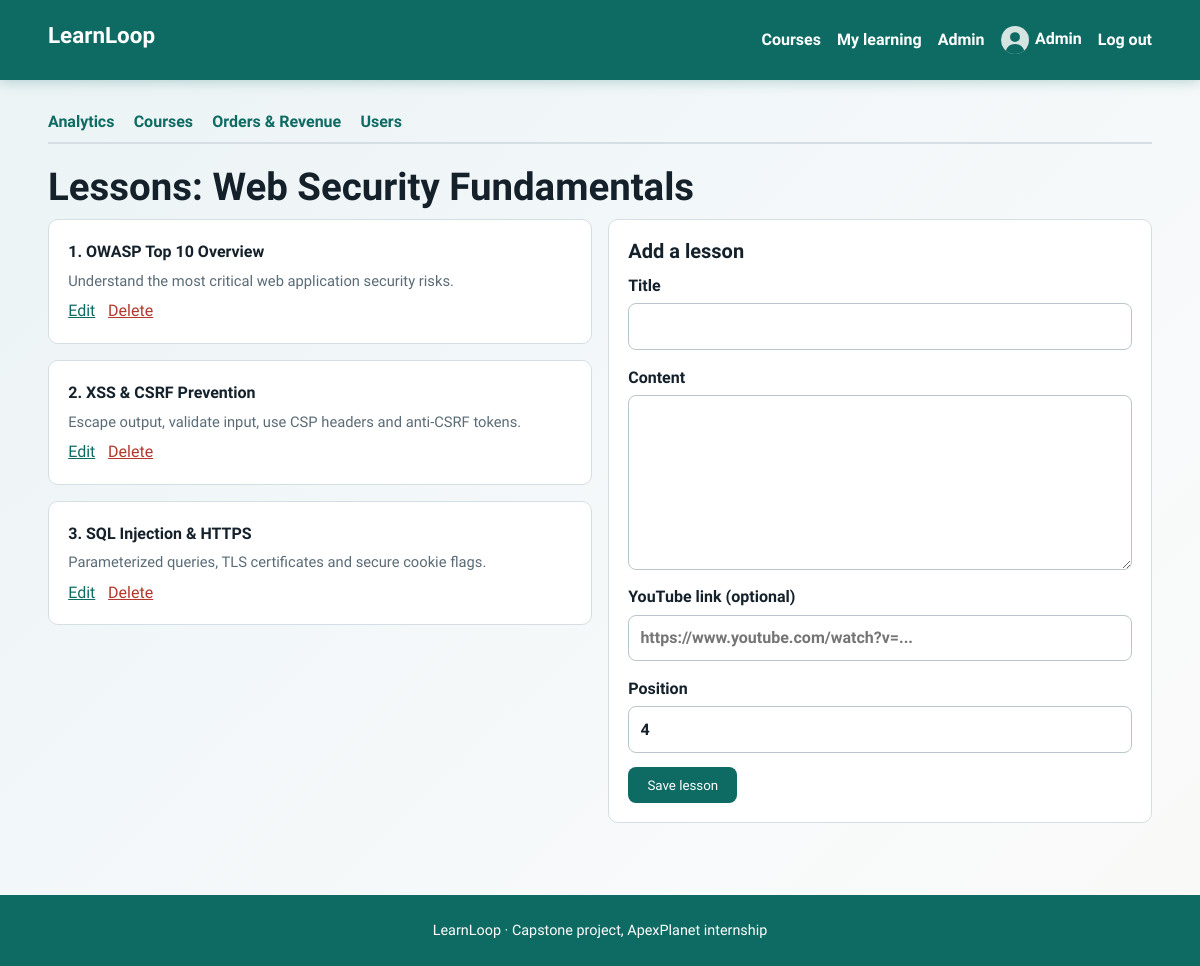
Page /admin/lessons.php?course_id=24 (signed in) on the committed database.
### tables this page shows
CREATE TABLE users (
  id INT AUTO_INCREMENT PRIMARY KEY,
  name VARCHAR(80) NOT NULL,
  email VARCHAR(120) NOT NULL UNIQUE,
  password VARCHAR(255) NOT NULL,
  role ENUM('student','admin') NOT NULL DEFAULT 'student',
  avatar VARCHAR(120) DEFAULT NULL,
  bio VARCHAR(300) DEFAULT NULL,
  is_verified TINYINT(1) NOT NULL DEFAULT 0,
  created_at TIMESTAMP DEFAULT CURRENT_TIMESTAMP
);

CREATE TABLE courses (
  id INT AUTO_INCREMENT PRIMARY KEY,
  title VARCHAR(120) NOT NULL,
  description TEXT NOT NULL,
  category_id INT NOT NULL,
  level ENUM('Beginner','Intermediate','Advanced') NOT NULL DEFAULT 'Beginner',
  instructor VARCHAR(80) NOT NULL,
  duration_hours DECIMAL(4,1) NOT NULL DEFAULT 1.0,
  price DECIMAL(8,2) NOT NULL DEFAULT 499.00,
  original_price DECIMAL(8,2) NOT NULL DEFAULT 1999.00,
  image VARCHAR(255) DEFAULT NULL,
  rating DECIMAL(2,1) NOT NULL DEFAULT 4.7,
  rating_count INT NOT NULL DEFAULT 1850,
  badge VARCHAR(30) DEFAULT 'Bestseller',
  created_at TIMESTAMP DEFAULT CURRENT_TIMESTAMP,
  FOREIGN KEY (category_id) REFERENCES categories(id),
  FULLTEXT KEY ft_courses (title, description)
);

CREATE TABLE lessons (
  id INT AUTO_INCREMENT PRIMARY KEY,
  course_id INT NOT NULL,
  title VARCHAR(120) NOT NULL,
  content TEXT NOT NULL,
  video_url VARCHAR(255) DEFAULT NULL,
  position INT NOT NULL DEFAULT 1,
  FOREIGN KEY (course_id) REFERENCES courses(id) ON DELETE CASCADE
);

### includes/functions.php (called while the page is built, shortened)
<?php
function db(): PDO {
    static $pdo = null;
    if ($pdo === null) {
        try {
            $pdo = new PDO('mysql:host=' . DB_HOST . ';dbname=' . DB_NAME . ';charset=utf8mb4', DB_USER, DB_PASS, [
                PDO::ATTR_ERRMODE => PDO::ERRMODE_EXCEPTION,
                PDO::ATTR_DEFAULT_FETCH_MODE => PDO::FETCH_ASSOC,
                PDO::ATTR_EMULATE_PREPARES => false,
                PDO::ATTR_TIMEOUT => 3,
            ]);
            return $pdo;
        } catch (PDOException $firstError) {
        }
        $pdo = null;
        die('<div style="font-family:sans-serif;padding:2rem;max-width:600px;margin:2rem auto;border:1px solid #e2e8f0;border-radius:8px;background:#fff5f5;color:#9b2c2c;">'
            . '<h2 style="margin-top:0;">Database Connection Error</h2>'
            . '<p><strong>' . htmlspecialchars($firstError->getMessage()) . '</strong></p>'
            . '<p style="color:#4a5568;">MariaDB auto-start was attempted but the server did not become ready in time.</p>'
            . '<p style="color:#4a5568;">Please make sure MariaDB is installed at <code>C:\Program Files\MariaDB 13.0\</code> and try refreshing the page.</p>'
            . '</div>');
    }
    return $pdo;
}
function e($v): string { return htmlspecialchars((string)$v, ENT_QUOTES, 'UTF-8'); }
function current_user(): ?array {
    static $user = false;
    if ($user === false) {
        $user = null;
        if (!empty($_SESSION['uid'])) {
            $s = db()->prepare('SELECT id,name,email,role,avatar,bio,created_at FROM users WHERE id=? AND is_verified=1');
            $s->execute([$_SESSION['uid']]);
            $user = $s->fetch() ?: null;
        }
    }
    return $user;
}
function require_admin(): array {
    $u = current_user();
    return $u;
}
function avatar_url(?array $u): string {
    return ($u && !empty($u['avatar'])) ? UPLOAD_URL . $u['avatar'] : 'assets/img/avatar.svg';
}

### admin/lessons.php (the view, shortened to what this page needs)
<?php
$base = '../'; require_once __DIR__ . '/../includes/functions.php'; require_admin();
$cid = (int)($_GET['course_id'] ?? 0);
$s = db()->prepare('SELECT id,title FROM courses WHERE id=?'); $s->execute([$cid]); $course = $s->fetch() ?: redirect('courses.php');
$edit = null;
$rows = db()->prepare('SELECT * FROM lessons WHERE course_id=? ORDER BY position,id'); $rows->execute([$cid]); $rows = $rows->fetchAll();
$pageTitle = 'Lessons'; require __DIR__ . '/../includes/header.php'; require __DIR__ . '/nav.php'; ?>
<h1>Lessons: <?= e($course['title']) ?></h1>
<div class="two-col">
<section>
<?php foreach ($rows as $r): ?>
  <div class="card"><strong><?= (int)$r['position'] ?>. <?= e($r['title']) ?></strong>
    <p class="meta"><?= e(mb_strimwidth($r['content'], 0, 100, '...')) ?></p>
    <div class="actions"><a href="?course_id=<?= $cid ?>&edit=<?= (int)$r['id'] ?>">Edit</a>
    <form method="post" onsubmit="return confirm('Delete this lesson?')"><?= csrf_field() ?><button class="link-btn danger-text" name="delete" value="<?= (int)$r['id'] ?>">Delete</button></form></div></div>
<?php endforeach; if (!$rows): ?><p class="empty">No lessons yet. Add the first one.</p><?php endif; ?>
</section>
<section class="card"><h2><?= $edit ? 'Edit lesson' : 'Add a lesson' ?></h2>
<form method="post"><?= csrf_field() ?><input type="hidden" name="lesson_id" value="<?= (int)($edit['id'] ?? 0) ?>">
  <label>Title <input name="title" value="<?= e($edit['title'] ?? '') ?>" required maxlength="120"></label>
  <label>Content <textarea name="content" rows="6" required><?= e($edit['content'] ?? '') ?></textarea></label>
  <label>YouTube link (optional) <input name="video_url" value="<?= e($edit['video_url'] ?? '') ?>" placeholder="https://www.youtube.com/watch?v=..."></label>
  <label>Position <input type="number" name="position" min="1" value="<?= (int)($edit['position'] ?? count($rows) + 1) ?>"></label>
  <button class="btn">Save lesson</button> <?php if ($edit): ?><a href="?course_id=<?= $cid ?>">Cancel</a><?php endif; ?>
</form></section>
</div>
<?php require __DIR__ . '/../includes/footer.php'; ?>

### includes/header.php (shortened to what this page needs)
<?php require_once __DIR__ . '/functions.php'; $me = current_user(); $base = $base ?? ''; ?>
<!doctype html>
<html lang="en">
<head>
<link rel="stylesheet" href="<?= $base ?>assets/css/style.css">
</head>
<body>
<header class="site-header">
  <a class="brand" href="<?= $base ?>index.php"><?= e(SITE_NAME) ?></a>
  <nav id="nav">
    <a href="<?= $base ?>index.php">Courses</a>
    <?php if ($me): ?>
      <a href="<?= $base ?>dashboard.php">My learning</a>
      <?php if ($me['role'] === 'admin'): ?><a href="<?= $base ?>admin/index.php">Admin</a><?php endif; ?>
      <a class="nav-user" href="<?= $base ?>profile.php"><img src="<?= $base . e(avatar_url($me)) ?>" alt="" width="28" height="28"><?= e($me['name']) ?></a>
      <a href="<?= $base ?>logout.php">Log out</a>
    <?php else: ?>
      <a href="<?= $base ?>login.php">Log in</a>
      <a class="btn btn-small" href="<?= $base ?>register.php">Create account</a>
    <?php endif; ?>
  </nav>
</header>
<main class="wrap">

### assets/css/style.css (style rules this page uses)
:root { --ink:#14212b;--muted:#5a6b76;--bg:#f3f6f8;--panel:#fff;--teal:#0e6b63;--teal-dark:#0a4f49;--gold:#f2b632;--line:#d5dee3;--danger:#b3372b;--radius:10px }
* { box-sizing:border-box }
body { margin:0;min-height:100vh;display:flex;flex-direction:column;font:1rem/1.6 "Source Sans 3",system-ui,sans-serif;color:var(--ink);background:var(--bg) }
h1,h2,h3,.brand { font-family:"Bricolage Grotesque",system-ui,sans-serif;line-height:1.2;margin:0 0 .6rem }
h1 { font-size:clamp(1.7rem,4vw,2.4rem);font-weight:800 }
h2 { font-size:1.25rem }
a { color:var(--teal) }
main,.wrap { flex:1;width:100%;max-width:100%;margin:0;padding:calc(80px + 1.8rem) 4vw 3.5rem;box-sizing:border-box;background:linear-gradient(135deg,#ebf3f5 0%,#f8fafb 30%,#fcf7ed 70%,#edf5f4 100%);background-size:250% 250%;animation:mainBgShift 14s ease infinite,mainFadeIn 0.7s cubic-bezier(0.16,1,0.3,1) both }
.site-header { position:fixed;top:0;left:0;right:0;width:100%;z-index:1000;display:flex;flex-wrap:wrap;align-items:center;justify-content:space-between;gap:.5rem;padding:.7rem 4vw;background:var(--teal);color:#fff;min-height:80px;box-sizing:border-box;box-shadow:0 2px 12px rgba(14,107,99,0.25) }
.brand { font-size:1.4rem;font-weight:800;color:#fff;text-decoration:none }
.site-header nav { display:flex;flex-wrap:wrap;align-items:center;gap:1rem }
.site-header nav a { color:#fff;text-decoration:none;font-weight:600 }
.nav-user img { border-radius:50%;vertical-align:middle;margin-right:.4rem;object-fit:cover }
.btn { display:inline-block;background:var(--teal);color:#fff;border:0;border-radius:8px;padding:.65rem 1.2rem;font:600 1rem inherit;font-family:inherit;text-decoration:none;cursor:pointer }
.link-btn { background:none;border:0;color:var(--teal);font:inherit;cursor:pointer;text-decoration:underline;padding:0 }
.danger-text { color:var(--danger) }
.card { background:var(--panel);border:1px solid var(--line);border-radius:var(--radius);padding:1.2rem;margin-bottom:1rem }
.meta { color:var(--muted);font-size:.92rem;margin:.3rem 0 }
label { display:block;font-weight:600;margin-bottom:.9rem }
input,select,textarea { display:block;width:100%;margin-top:.3rem;padding:.6rem .7rem;border:1px solid #b9c6cd;border-radius:8px;font:inherit;background:#fff;color:var(--ink) }
.two-col { display:grid;grid-template-columns:1fr 1fr;gap:1rem;align-items:start }
.actions { display:flex;gap:.8rem;align-items:center;flex-wrap:wrap }
.actions form { margin:0 }

### rows in the picture
users: name "Admin"
courses: title "Web Security Fundamentals"
lessons: position "1", title "OWASP Top 10 Overview", content "Understand the most critical web application security risks.", $r['id'] 63 (drawn)
lessons: position "2", title "XSS & CSRF Prevention", content "Escape output, validate input, use CSP headers and anti-CSRF tokens.", $r['id'] 64 (drawn)
lessons: position "3", title "SQL Injection & HTTPS", content "Parameterized queries, TLS certificates and secure cookie flags.", $r['id'] 65 (drawn)

### other values in the picture
SITE_NAME "LearnLoop"
